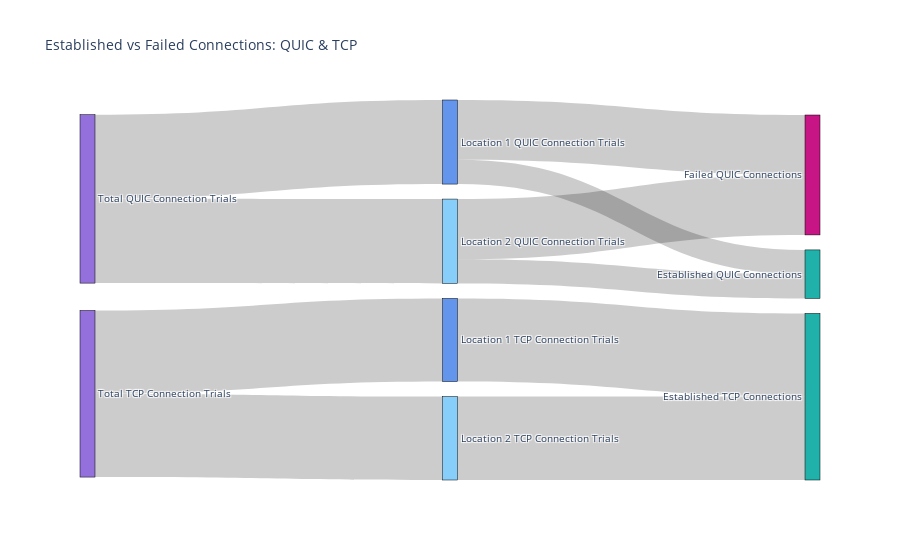

Here is the notebook cell this chart was saved with:
### Markdown cell above
### Generate Sankey Diagram for Easier Visualisation of Data

### Code cell
import plotly.graph_objects as go


fig = go.Figure(data=[go.Sankey(
    node = dict(
      pad = 15,
      thickness = 15,
      line = dict(color = "black", width = 0.5),
      label = ["Total QUIC Connection Trials", "Location 1 QUIC Connection Trials", "Location 2 QUIC Connection Trials", "Established QUIC Connections", "Failed QUIC Connections", "Total TCP Connection Trials", "Location 1 TCP Connection Trials", "Location 2 TCP Connection Trials", "Established TCP Connections", "Failed TCP Connections"],
      color = ["mediumpurple", "cornflowerblue", "lightskyblue", 'lightseagreen', 'mediumvioletred', "mediumpurple", "cornflowerblue", "lightskyblue", 'lightseagreen'],
    ),
    link = dict(
      source = [0, 0, 1, 1, 2, 2, 5, 5, 6, 6, 7, 7], # indices correspond to labels, eg A1, A2, A1, B1, ...
      target = [1, 2, 3, 4, 3, 4, 6, 7, 8, 9, 8, 9],
      value = [quic_connections["home trials"], quic_connections["campus trials"], quic_connections["home connections"], quic_connections["failed trials home"], quic_connections["campus connections"],  quic_connections["failed trials campus"], tcp_connections["home trials"], tcp_connections["campus trials"], tcp_connections["home connections"], tcp_connections["failed trials home"], tcp_connections["campus connections"],  tcp_connections["failed trials campus"]],
  ))])

fig.update_layout(
    title_text="Established vs Failed Connections: QUIC & TCP",
    font_size=10
)


fig.show()

### Figure 1 — Plotly figure (JSON) as saved in the notebook; plotly's stock layout.template omitted (floating-point values rounded to 4 significant figures)
{"data": [{"link": {"source": [0, 0, 1, 1, 2, 2, 5, 5, 6, 6, 7, 7], "target": [1, 2, 3, 4, 3, 4, 6, 7, 8, 9, 8, 9], "value": [917, 920, 265, 652, 264, 656, 907, 910, 907, 0, 910, 0]}, "node": {"color": ["mediumpurple", "cornflowerblue", "lightskyblue", "lightseagreen", "mediumvioletred", "mediumpurple", "cornflowerblue", "lightskyblue", "lightseagreen"], "label": ["Total QUIC Connection Trials", "Location 1 QUIC Connection Trials", "Location 2 QUIC Connection Trials", "Established QUIC Connections", "Failed QUIC Connections", "Total TCP Connection Trials", "Location 1 TCP Connection Trials", "Location 2 TCP Connection Trials", "Established TCP Connections", "Failed TCP Connections"], "line": {"color": "black", "width": 0.5}, "pad": 15, "thickness": 15}, "type": "sankey"}], "layout": {"font": {"size": 10}, "title": {"text": "Established vs Failed Connections: QUIC & TCP"}}}
